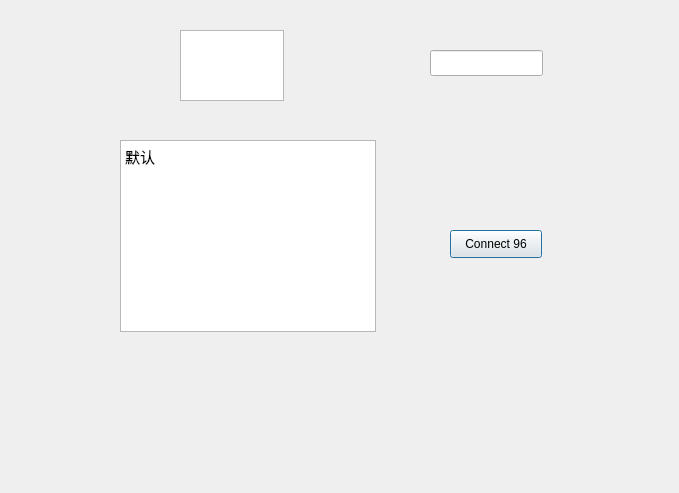
<?xml version="1.0" encoding="UTF-8"?>
<ui version="4.0">
 <class>Dialog</class>
 <widget class="QDialog" name="Dialog">
  <property name="geometry">
   <rect>
    <x>0</x>
    <y>0</y>
    <width>679</width>
    <height>493</height>
   </rect>
  </property>
  <property name="windowTitle">
   <string>Dialog</string>
  </property>
  <widget class="QPushButton" name="btn">
   <property name="geometry">
    <rect>
     <x>450</x>
     <y>230</y>
     <width>92</width>
     <height>28</height>
    </rect>
   </property>
   <property name="text">
    <string>Connect 96</string>
   </property>
  </widget>
  <widget class="QTextBrowser" name="txtBrow">
   <property name="geometry">
    <rect>
     <x>120</x>
     <y>140</y>
     <width>256</width>
     <height>192</height>
    </rect>
   </property>
   <property name="html">
    <string>&lt;!DOCTYPE HTML PUBLIC &quot;-//W3C//DTD HTML 4.0//EN&quot; &quot;http://www.w3.org/TR/REC-html40/strict.dtd&quot;&gt;
&lt;html&gt;&lt;head&gt;&lt;meta name=&quot;qrichtext&quot; content=&quot;1&quot; /&gt;&lt;style type=&quot;text/css&quot;&gt;
p, li { white-space: pre-wrap; }
&lt;/style&gt;&lt;/head&gt;&lt;body style=&quot; font-family:'Microsoft YaHei UI'; font-size:11.25pt; font-weight:400; font-style:normal;&quot;&gt;
&lt;p style=&quot; margin-top:0px; margin-bottom:0px; margin-left:0px; margin-right:0px; -qt-block-indent:0; text-indent:0px;&quot;&gt;默认&lt;/p&gt;&lt;/body&gt;&lt;/html&gt;</string>
   </property>
  </widget>
  <widget class="QTextEdit" name="txtEdit">
   <property name="geometry">
    <rect>
     <x>180</x>
     <y>30</y>
     <width>104</width>
     <height>71</height>
    </rect>
   </property>
  </widget>
  <widget class="QLineEdit" name="lineEdit">
   <property name="geometry">
    <rect>
     <x>430</x>
     <y>50</y>
     <width>113</width>
     <height>26</height>
    </rect>
   </property>
  </widget>
 </widget>
 <resources/>
 <connections/>
</ui>
